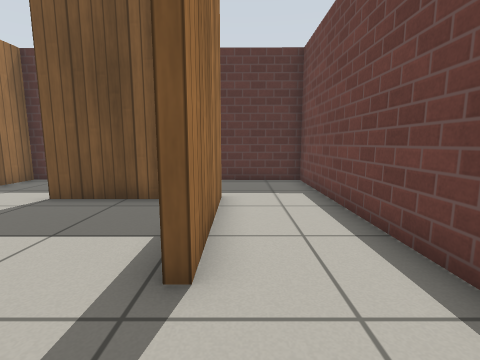
view 1 (above)

12 first-person views from a walk through a robot-simulator world made for Gazebo. The camera is 0.73 m above the floor, tilts 8° down and sees 85° across. The floor is counted in squares, 0.5 m on a side. Each view is taken from the middle of a square. On the plan, view 1 faces up. The plan holds only what a view shows up to about 13 squares ahead; the rest is blank. Simple patterns stand in for the simulator's built-in surfaces.

view 2
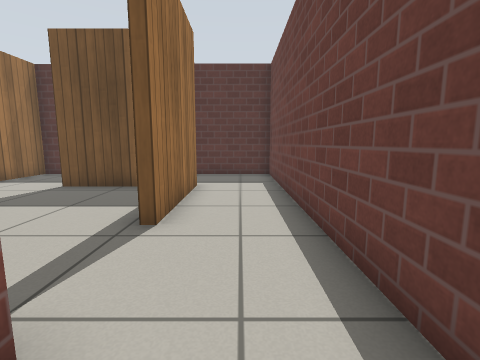

view 3
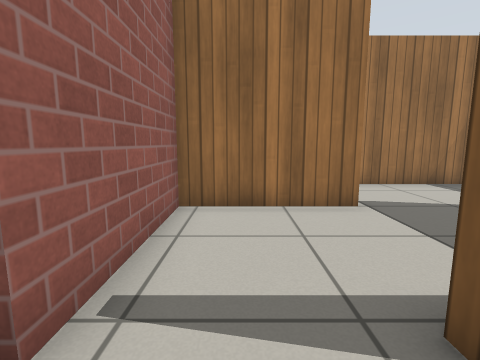

view 4
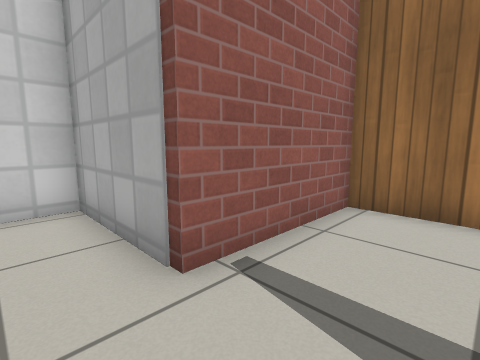

view 5
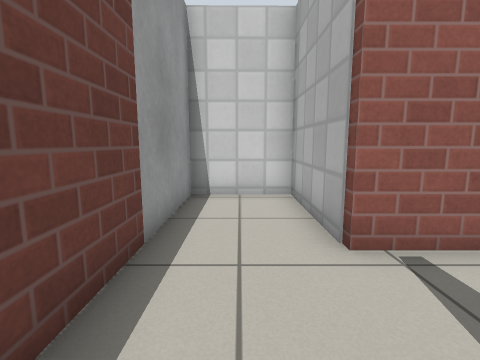

view 6
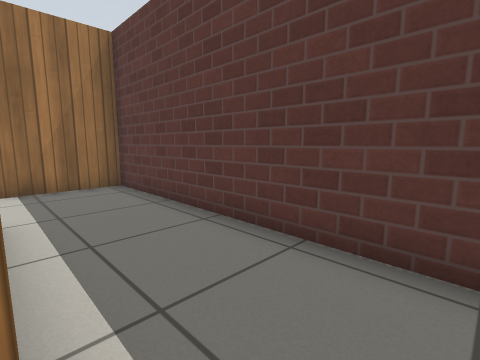

view 7
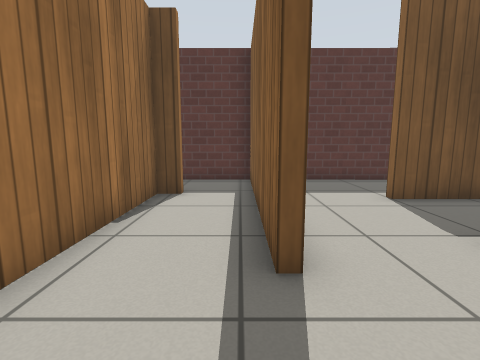

view 8
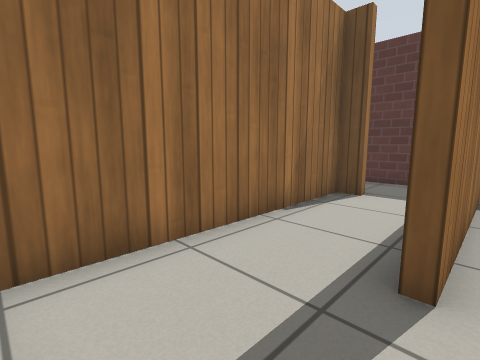

view 9
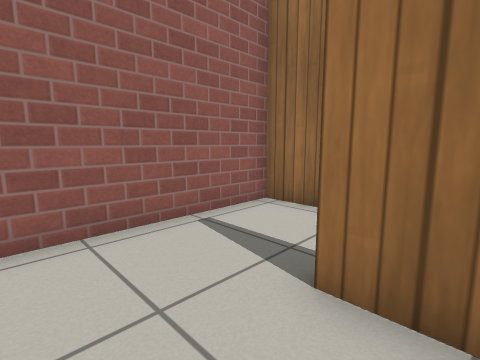

view 10
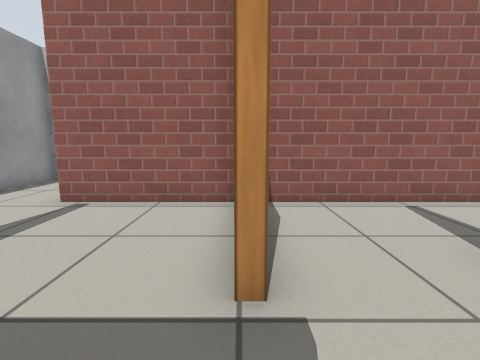

view 11
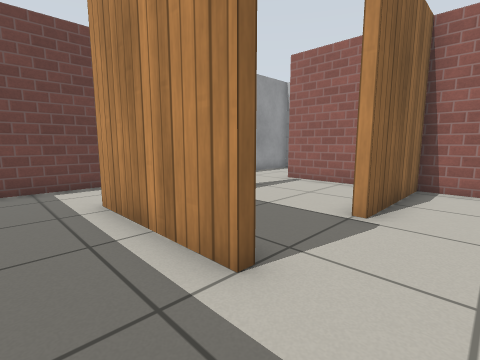

view 12
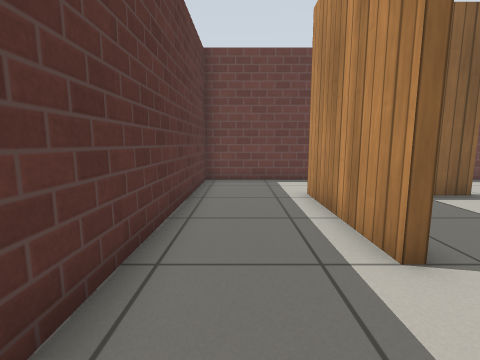

### Floor plan
Points are (right, up) in squares from view 1. A wall is a line through its corners. A room is listed if a view was taken in it or the views show most of it. See-through windows are left out.
Room 1 (views 1, 2, 3, 4, 5, 6, 11, 12)
walls: (-5, 7) (-0.5, 7) (-0.5, 2.5); (-0.5, -0.4) (-0.5, -4.4) (2.4, -4.4) (2.4, 10.4) (-8.3, 10.5) (-8.3, 7.6)
ways out: opening at (-7, 7) to room 4; opening at (-1, 1) to room 5
Room 2 (view 7)
walls: (-8.6, 2.7) (-8.6, 10.5) (-10.5, 10.5); (-10.7, 7.9) (-10.7, 7.5) (-11.4, 7.5) (-11.4, -0.4) (-8.5, -0.4)
ways out: opening at (-9, 1) to room 3; opening at (-11.5, 9)
Room 3 (view 8)
walls: (-8.5, -0.4) (-5.3, -0.4) (-5.3, 3.7)
ways out: opening at (-9, 1) to room 2; opening at (-7, 3) to room 4
Room 4 (views 9, 10)
walls: (-5.3, 3.7) (-5, 3.7); (-5, 6.7) (-5, 7); (-8.3, 7.6) (-8.3, 2.7)
ways out: opening at (-7, 7) to room 1; opening at (-7, 3) to room 3; opening at (-5, 5) to room 6
Room 5 (no view inside)
walls: (-0.5, 2.5) (-0.8, 2.5) (-0.8, 3.6); (-5, 3.7) (-5, -0.4) (-0.5, -0.4)
ways out: opening at (-1, 1) to room 1; opening at (-3, 3) to room 6
Room 6 (no view inside)
walls: (-2, 6.7) (-5, 6.7)
ways out: opening at (-5, 5) to room 4; opening at (-3, 3) to room 5

Positions as (right, up) in squares from view 1, and headings:
1: (0, 0), facing up
2: (1, -2), facing up
3: (1, 1), facing left
4: (1, 2), facing down-left
5: (1, 3), facing down
6: (1, 7), facing up-left
7: (-9, 0), facing up
8: (-8, 0), facing up-left
9: (-6, 4), facing down-left
10: (-5, 6), facing down
11: (-7, 9), facing down-right
12: (-8, 9), facing right
